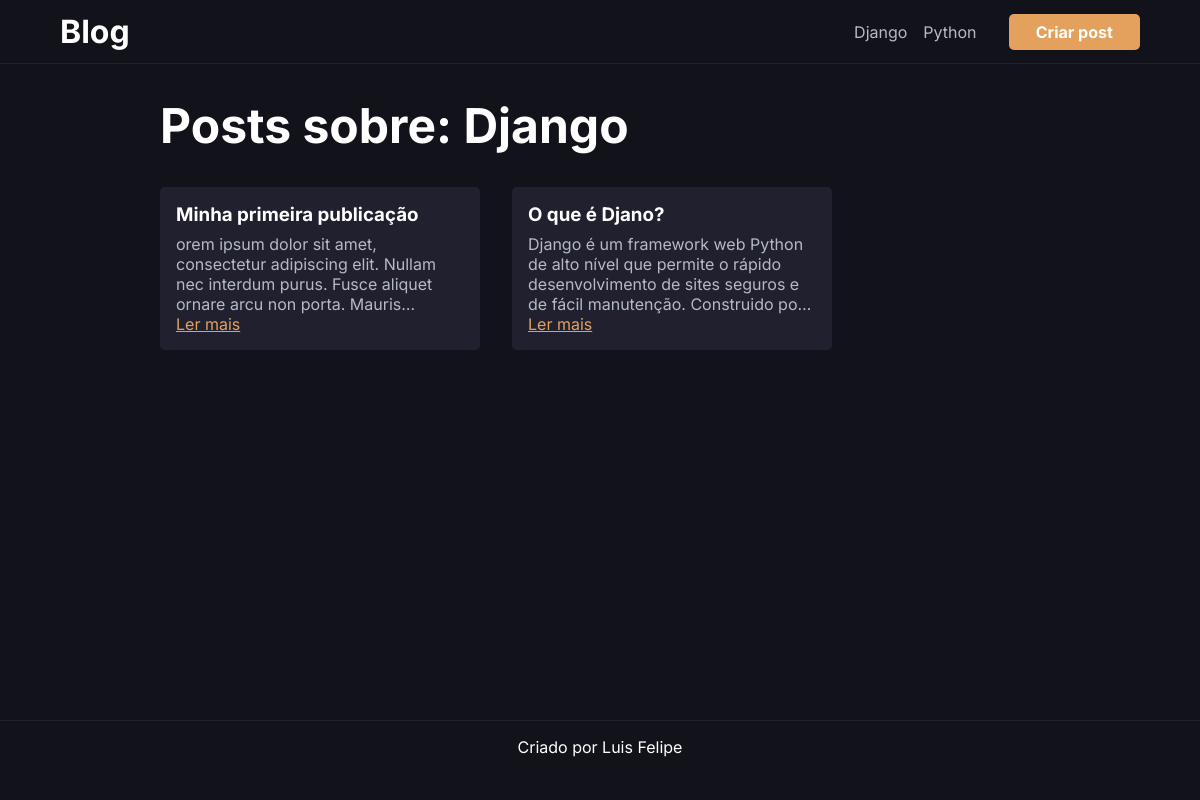
Page /posts/django on the earlier database version.
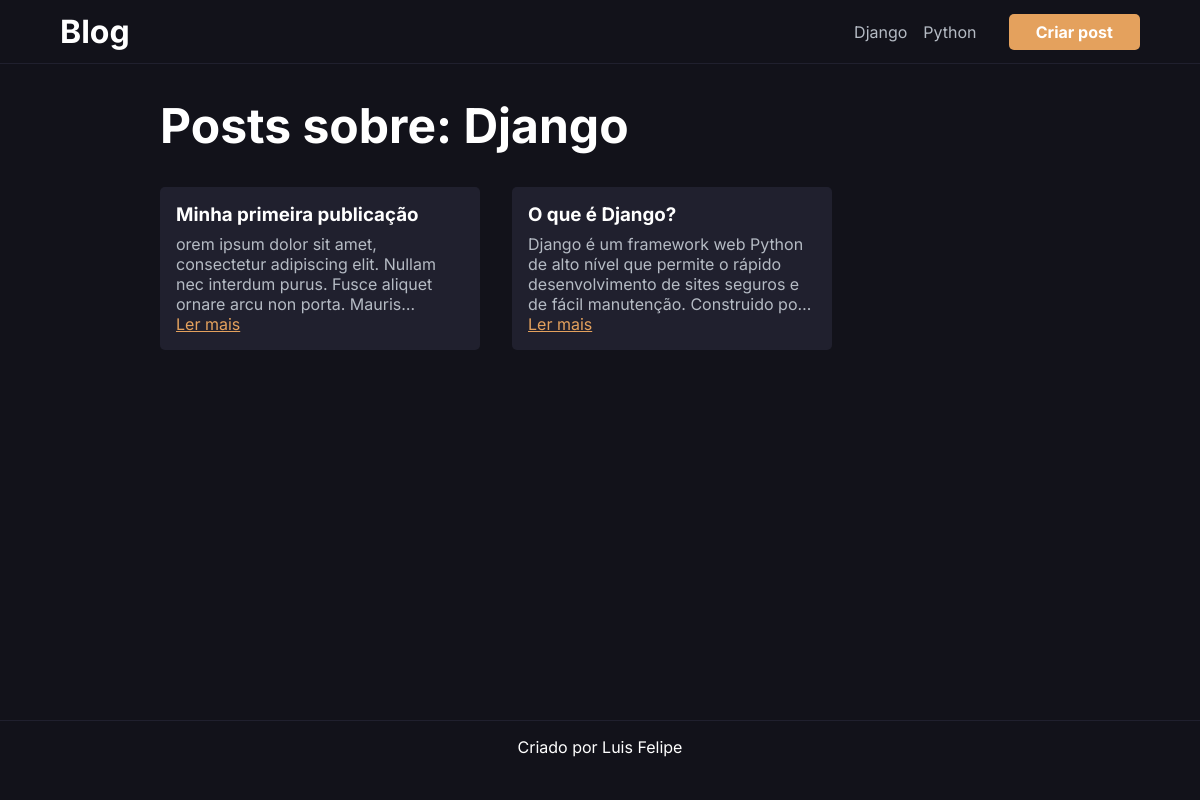
Same page on the later database version.
### post/models.py (models this page shows, shortened)
class Post( models.Model ):
    titulo = models.CharField(
        max_length=194,
        verbose_name="Título"
    )
    conteudo = models.TextField(
        verbose_name="Conteúdo"
    )
    categoria = models.CharField(
        choices=[
            ('django', 'django'),
            ('python', 'python')
            ],
        default='django',
        verbose_name="Categoria",
        max_length=6
    )
    slug = models.CharField(
        verbose_name="Slug",
        max_length=194,
        blank=False,
    )
    data_publicado = models.DateTimeField(
        auto_now_add=True,
        verbose_name="Data de publicação"
    )
    class Meta:
        verbose_name = "Post"
        verbose_name_plural = "Posts"
        db_table = "post"

### post/views.py (the view)
# urls.py: path('posts/<str:categoria>', exibir_posts_por_categoria, name="exibir_post_por_categoria"),
def exibir_posts_por_categoria(request, categoria):
    posts = Post.objects.filter(categoria=categoria)
    quantidade_posts = len(posts)
    context = {
        "categoria": categoria,
        "posts": posts,
        "quantidade_posts": quantidade_posts
    }
    return render(request, "posts.html", context)

### templates/posts.html
{% extends "base.html" %}
{% block content %}
    <main class="posts">
        <h1 class="posts-title">Posts sobre: <span>{{ categoria }}</span></h1>
        <div class="posts-container">
            {% if quantidade_posts > 0 %}
                {% for post in posts %}
                    <div class="post">
                        <h3 class="post-title">{{ post.titulo }}</h3>
                        <p class="post-text">
                            {{ post.conteudo }}
                        </p>
                        <a class="post-link" href="{% url 'exibir_post_por_slug' post.slug %}">Ler mais</a>
                    </div>
                {% endfor %}
            {% else %}
                <p>Não há postagem sobre {{ categoria }}</p>
            {% endif %}
        </div>
    </main>
{% endblock %}

### templates/base.html (shortened to what this page needs)
<!DOCTYPE html>
{% load static %}
<html lang="pt-br">
<head>
    <link href="{% static 'css/criar.css' %}" rel="stylesheet">
    <link href="{% static 'css/posts.css' %}" rel="stylesheet">
    <link href="{% static 'css/base.css' %}" rel="stylesheet">
</head>
<body>
    <header class="header">
        <h1 class="header-title">
            <a href="{% url 'index' %}">Blog</a>
        </h1>
        <nav class="header-menu">
            <ul>
                <li><a href="/posts/django">Django</a></li>
                <li><a href="/posts/python">Python</a></li>
            </ul>
            <a class="btn-criar-post" href="{% url 'criar_post' %}">Criar post</a>
        </nav>
    </header>
    {% block content %} {% endblock %}
    <footer class="footer">
        Criado por Luis Felipe
    </footer>
</body>
</html>

### static/css/posts.css (style rules this page uses)
.posts { padding: 2rem 5%; }
.posts-title { font-size: 3rem; }
.posts-title span { text-transform: capitalize; }
.posts-container { margin-top: 2rem; display: flex; gap: 2rem; flex-wrap: wrap; }
.posts-container .post { max-width: 20rem; width: 100%; background-color: var(--color-black-500); padding: 1rem; border-radius: 5px; }
.posts-container .post-title { margin-bottom: .5rem; }
.posts-container .post-text { color: var(--color-white-400); display: -webkit-box; -webkit-line-clamp: 4; -webkit-box-orient: vertical; overflow: hidden; }
.posts-container .post-link { margin-top: .5rem; color: var(--color-primary); }

### static/css/base.css (style rules this page uses)
* { margin: 0; padding: 0; box-sizing: border-box; }
:root { --color-black-800: #12121a; --color-black-500: #20202e; --color-white-900: #fff; --color-white-400: #b5bbc4; --color-primary: #E4A15D; }
body { background-color: var(--color-black-800); color: var(--color-white-900); font-family: 'Inter', sans-serif; }
.header { height: 4rem; display: flex; justify-content: space-between; align-items: center; padding: 1rem 5%; border-bottom: var(--color-black-500) solid 1px; }
.header-title a { color: var(--color-white-900); text-decoration: none; }
.header-menu { display: flex; align-items: center; gap: 2rem; }
.header-menu a { text-decoration: none; }
.header-menu .btn-criar-post { font-weight: 700; padding: .5rem 1.7rem; color: var(--color-white-900); background-color: var(--color-primary); border-radius: 5px; transition: .2s; }
.header-menu ul { list-style: none; display: flex; gap: 1rem; }
.header-menu ul li a { color: var(--color-white-400); transition: .2s; }
main { min-height: calc(100vh - 9rem); max-width: 1000px; margin: 0 auto; padding: 0 2%; }
.footer { height: 5rem; border-top: var(--color-black-500) solid 1px; padding: 1rem 5%; text-align: center; }

Differences in the rows shown:
changed Post: titulo "O que é Djano?" → "O que é Django?"
